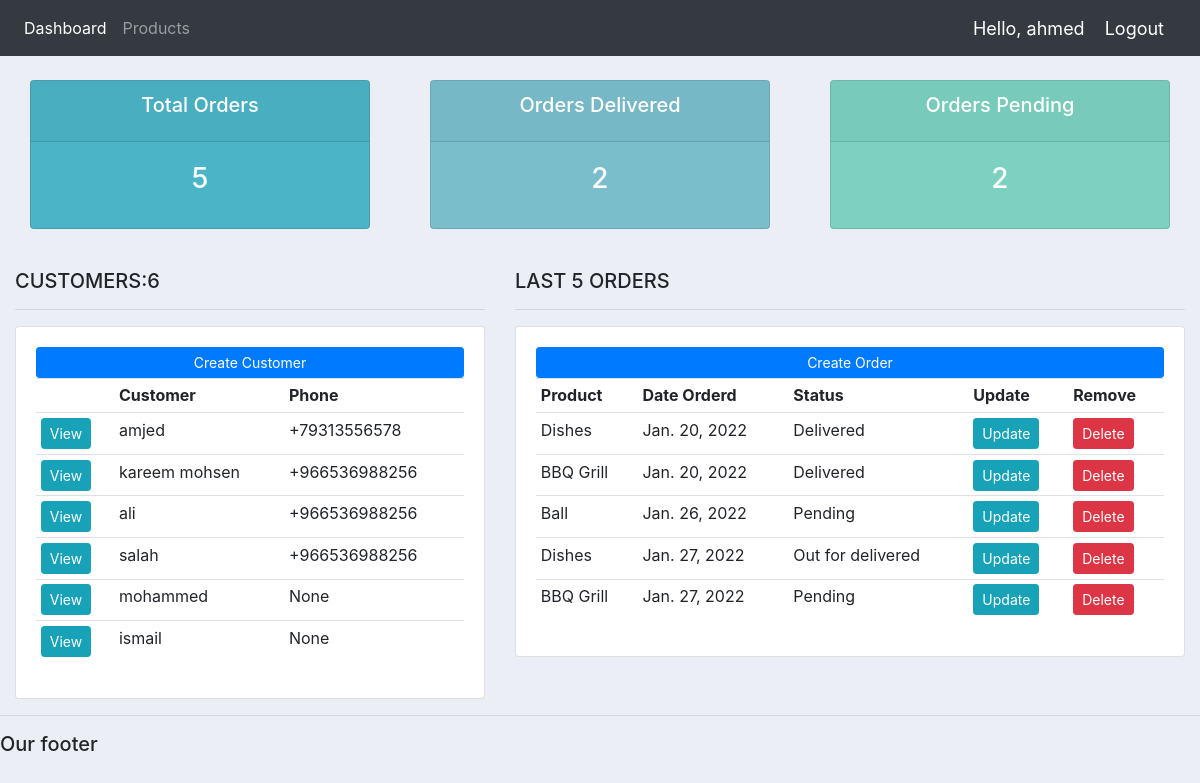
The app's page / (signed in) with its own data.
### accounts/models.py (models this page shows, shortened)
class Customer(models.Model):
    user = models.OneToOneField(User,null=True,blank = True ,on_delete=models.CASCADE)
    name = models.CharField(max_length=100,null=True)
    phone = models.CharField(max_length=100,null=True)
    email = models.EmailField(null=True)
    profile_pic = models.ImageField(default = 'profile1.png',null= True,blank = True)
    date_creation = models.DateField(auto_now_add=True,null=True)

class Order(models.Model):
    STATUS = (
        ("Pending","Pending"),
        ("Out for delivered", "Out for delivered"),
        ("Delivered", "Delivered"),
    )
    customer = models.ForeignKey(Customer,related_name="orders",null=True,on_delete=models.CASCADE)
    product = models.ForeignKey(Product, related_name="orders", null=True, on_delete=models.CASCADE)
    date_creation = models.DateField(auto_now_add=True,null=True)
    status = models.CharField(max_length=100, null=True,choices=STATUS)
    note = models.CharField(max_length=20,null=True)

class Product(models.Model):
    CATEGORY =(
        ("Indoor","Indoor"),
        ("Out Door","Out Door"),
    )
    name = models.CharField(max_length=100, null=True)
    price = models.FloatField(null=True)
    category = models.CharField(max_length=100, null=True,choices=CATEGORY)
    description = models.CharField(max_length=200, null=True,blank=True)
    date_creation = models.DateField(auto_now_add=True,null=True)
    tags = models.ManyToManyField(Tag)
    def __str__(self) -> str:
        return self.name

### accounts/decorators.py (the view)
    def wrapper_func(request, *args, **kwargs):
        group = None
        if request.user.groups.exists():
            group = request.user.groups.all()[0].name
        if group == "customer":
            return redirect('user-page')
        if group == "admin":
            return veiw_func(request, *args, **kwargs)

### accounts/views.py (called while the page is built)
@login_required(login_url="login")
@admin_only
def home(request):
    orders = Order.objects.all()
    customers = Customer.objects.all()
    total_customers = customers.count()
    total_orders = orders.count()
    delivered = orders.filter(status="Delivered").count()
    pending = orders.filter(status="Pending").count()
    context = {
        "orders":orders,
        "customers":customers,
        "total_customers":total_customers,
        "total_orders": total_orders,
        "delivered":delivered,
        "pending": pending,
    }
    return render(request,"accounts/dashboard.html",context = context)

### accounts/templates/accounts/dashboard.html
{%  extends 'accounts/main.html' %}
{% block content %}
{%  include 'accounts/status.html' %}
<br>
<div class="row">
	<div class="col-md-5">
		<h5>CUSTOMERS:{{total_customers}}</h5>
		<hr>
		<div class="card card-body">
			<a class="btn btn-primary  btn-sm btn-block" href="">Create Customer</a>
			<table class="table table-sm">
				<tr>
					<th></th>
					<th>Customer</th>
					<th>Phone</th>
				</tr>
				{% for customer in customers %}
				<tr>
					<td><a  class = "btn btn-sm btn-info" href="{% url 'customers' customer.id%}">View</a></td>
					<td>{{customer.name}}</td>
					<td>{{customer.phone}}</td>
				</tr>
				{% endfor %}
			</table>
		</div>
	</div>
	<div class="col-md-7">
		<h5>LAST 5 ORDERS</h5>
		<hr>
		<div class="card card-body">
			<a class="btn btn-primary  btn-sm btn-block" href="{% url 'create-order' %}">Create Order</a>
			<table class="table table-sm">
				<tr>
					<th>Product</th>
					<th>Date Orderd</th>
					<th>Status</th>
					<th>Update</th>
					<th>Remove</th>
				</tr>
				{% for order in orders %}
				<tr>
					<td>{{order.product}}</td>
					<td>{{order.date_creation}}</td>
					<td>{{order.status}}</td>
					<td><a class = "btn btn-sm btn-info" href="{% url 'update-order' order.id %}">Update</a></td>
					<td><a class = "btn btn-sm btn-danger" href="{% url 'delete-order' order.id %}">Delete</a></td>
				</tr>
				{% endfor %}
			</table>
		</div>
	</div>
</div>
{% endblock %}

### accounts/templates/accounts/navbar.html (shortened to what this page needs)
{% load static %}
<nav class="navbar navbar-expand-lg navbar-dark bg-dark">
  <div class="collapse navbar-collapse" id="navbarNav">
    <ul class="navbar-nav">
      {% if request.user.is_staff %}
      <li class="nav-item active">
        <a class="nav-link" href="{% url 'home'%}">Dashboard</a>
      </li>
      <li class="nav-item">
        <a class="nav-link" href="{% url 'products' %}">Products</a>
      </li>
      {% else %}
      <li class="nav-item">
        <a href="{% url 'account' %}" class="nav-link">Settings</a>
      </li>
      {% endif %}
    </ul>
  </div>
  <span class="hello-msg">Hello, {{request.user.username}}</span>
  <span><a class="hello-msg" href="{% url 'logout' %}">Logout</a></span>
</nav>

### static/css/main.css (style rules this page uses)
body { background-color: #ebeff5; }

### accounts/templates/accounts/navbar.html (style rules this page uses)
.hello-msg { font-size: 18px; color: #fff; margin-right: 20px; }

### records on screen
Customer: name "amjed", phone "+79313556578"
Customer: name "kareem mohsen", phone "+966536988256"
Customer: name "ali", phone "+966536988256"
Customer: name "salah", phone "+966536988256"
Customer: name "mohammed", phone "None"
Customer: name "ismail", phone "None"
Order: product "Dishes", date_creation "Jan. 20, 2022", status "Delivered"
Order: product "BBQ Grill", date_creation "Jan. 20, 2022", status "Delivered"
Order: product "Ball", date_creation "Jan. 26, 2022", status "Pending"
Order: product "Dishes", date_creation "Jan. 27, 2022", status "Out for delivered"
Order: product "BBQ Grill", date_creation "Jan. 27, 2022", status "Pending"

### other values on screen
{{ request.user.username }} "ahmed"
{{ total_orders }} "5"
{{ delivered }} "2"
{{ pending }} "2"
{{ total_customers }} "6"
